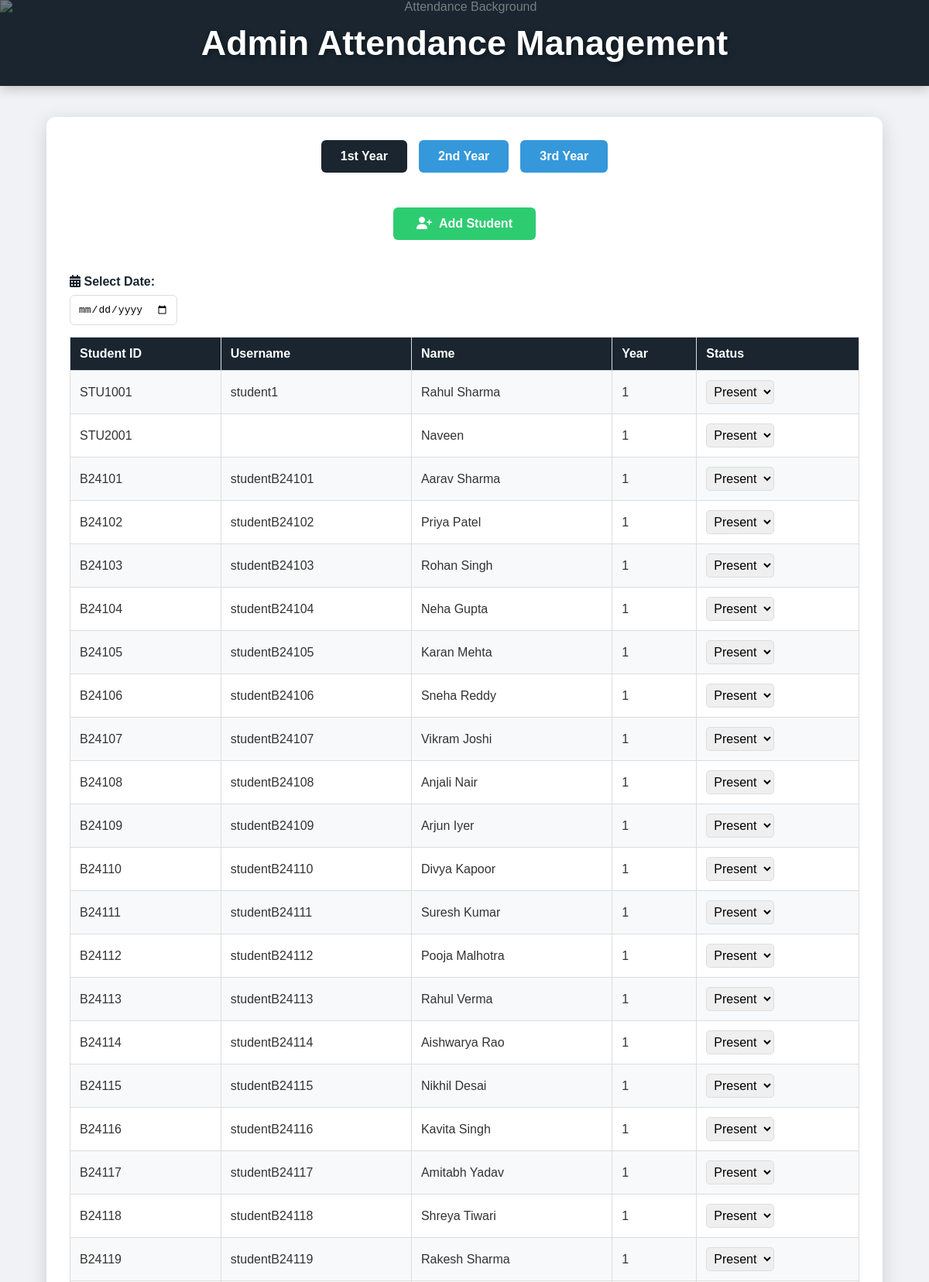
The page /HPoint/Attendance/admin_attendance.php (upper part) on the database its author committed.
### tables this page shows
CREATE TABLE `students` (
  `id` int(11) NOT NULL,
  `student_id` varchar(20) NOT NULL,
  `username` varchar(50) NOT NULL,
  `name` varchar(100) NOT NULL,
  `password` varchar(255) NOT NULL,
  `year` int(11) NOT NULL
);

### HPoint/Attendance/admin_attendance.php (the view, shortened to what this page needs)
<?php
$conn = new mysqli("localhost", "root", "", "student_admin_login");
$year_filter = isset($_GET['year']) ? intval($_GET['year']) : 1;
$sql = "SELECT student_id, username, name, year FROM students WHERE year = ?";
$stmt = $conn->prepare($sql);
$stmt->bind_param("i", $year_filter);
$stmt->execute();
$students = $stmt->get_result();
?>
<!DOCTYPE html>
<html lang="en">
<head>
    <link rel="stylesheet" href="https://cdnjs.cloudflare.com/ajax/libs/font-awesome/6.4.0/css/all.min.css">
</head>
<body>
<header>
    <img src="https://images.unsplash.com/photo-1600585154340-be6161a56a0c?ixlib=rb-4.0.3&auto=format&fit=crop&w=1350&q=80" alt="Attendance Background">
    <h2>Admin Attendance Management</h2>
</header>
<div class="container">
    <div class="btn-container">
        <button class="btn <?= $year_filter == 1 ? 'active' : '' ?>" onclick="filterYear(1)">1st Year</button>
        <button class="btn <?= $year_filter == 2 ? 'active' : '' ?>" onclick="filterYear(2)">2nd Year</button>
        <button class="btn <?= $year_filter == 3 ? 'active' : '' ?>" onclick="filterYear(3)">3rd Year</button>
    </div>
    <button class="add-student-btn" onclick="showStudentForm()"><i class="fas fa-user-plus"></i> Add Student</button>
    <form method="POST">
        <label><i class="fas fa-calendar-alt"></i> Select Date:</label>
        <input type="date" name="date" required>
        <table>
            <tr>
                <th>Student ID</th>
                <th>Username</th>
                <th>Name</th>
                <th>Year</th>
                <th>Status</th>
            </tr>
            <?php if ($students->num_rows > 0) { ?>
                <?php while ($row = $students->fetch_assoc()) { ?>
                    <tr>
                        <td><?= htmlspecialchars($row['student_id']); ?></td>
                        <td><?= htmlspecialchars($row['username']); ?></td>
                        <td><?= htmlspecialchars($row['name']); ?></td>
                        <td><?= htmlspecialchars($row['year']); ?></td>
                        <td>
                            <select name="attendance[<?= htmlspecialchars($row['student_id']); ?>]">
                                <option value="Present">Present</option>
                            </select>
                        </td>
                    </tr>
                <?php } ?>
            <?php } else { ?>
                <tr>
                    <td colspan="5" style="text-align: center; color: #e74c3c;">No students found for the selected year.</td>
                </tr>
            <?php } ?>
        </table>
    </form>
</div>
</body>
</html>

### HPoint/Attendance/admin_attendance.php (style rules this page uses)
body { font-family: 'Poppins', Arial, sans-serif; margin: 0; padding: 0; background-color: #f0f2f5; color: #333; display: flex; flex-direction: column; min-height: 100vh; }
header { background-color: #1a252f; color: white; text-align: center; padding: 30px 0; position: relative; overflow: hidden; box-shadow: 0 4px 15px rgba(0, 0, 0, 0.2); }
header img { width: 100%; height: 250px; object-fit: cover; opacity: 0.4; position: absolute; top: 0; left: 0; z-index: 0; transition: opacity 0.5s ease; }
header h2 { position: relative; z-index: 1; font-size: 2.8em; margin: 0; text-shadow: 2px 2px 6px rgba(0, 0, 0, 0.4); animation: fadeInDown 1s ease-out; }
.container { width: 85%; margin: 40px auto; background-color: white; padding: 30px; box-shadow: 0 6px 25px rgba(0, 0, 0, 0.15); border-radius: 12px; flex: 1; display: flex; flex-direction: column; gap: 25px; animation: fadeIn 1s ease-out; }
.btn-container { display: flex; justify-content: center; gap: 15px; flex-wrap: wrap; margin-bottom: 20px; animation: slideInLeft 1s ease-out; }
.btn { padding: 12px 25px; font-size: 16px; background-color: #3498db; color: white; border: none; border-radius: 6px; cursor: pointer; font-weight: 600; transition: background-color 0.3s ease, transform 0.3s ease; }
.btn.active { background-color: #1a252f; }
.add-student-btn { padding: 12px 30px; font-size: 16px; background-color: #2ecc71; color: white; border: none; border-radius: 6px; cursor: pointer; font-weight: 600; transition: background-color 0.3s ease, transform 0.3s ease; align-self: center; }
.add-student-btn i { margin-right: 5px; }
form { margin-top: 20px; }
form label { display: block; font-weight: 600; margin-bottom: 8px; color: #1a252f; }
form input[type="date"] { padding: 10px; font-size: 1em; border: 1px solid #ddd; border-radius: 6px; margin-bottom: 15px; }
table { width: 100%; border-collapse: collapse; background-color: #fff; animation: slideInUp 1s ease-out; }
table th, table td { border: 1px solid #ddd; padding: 12px; text-align: left; font-size: 1em; }
table th { background-color: #1a252f; color: white; font-weight: 600; }
table tr:nth-child(even) { background-color: #f8f9fa; }
table select { padding: 5px; font-size: 1em; border: 1px solid #ddd; border-radius: 5px; }

### rows shown on the page
students: student "STU1001", username "student1", name "Rahul Sharma", year "1", student "Present"
students: student "STU2001", name "Naveen", year "1", student "Present"
students: student "B24101", username "studentB24101", name "Aarav Sharma", year "1", student "Present"
students: student "B24102", username "studentB24102", name "Priya Patel", year "1", student "Present"
students: student "B24103", username "studentB24103", name "Rohan Singh", year "1", student "Present"
students: student "B24104", username "studentB24104", name "Neha Gupta", year "1", student "Present"
students: student "B24105", username "studentB24105", name "Karan Mehta", year "1", student "Present"
students: student "B24106", username "studentB24106", name "Sneha Reddy", year "1", student "Present"
students: student "B24107", username "studentB24107", name "Vikram Joshi", year "1", student "Present"
students: student "B24108", username "studentB24108", name "Anjali Nair", year "1", student "Present"
students: student "B24109", username "studentB24109", name "Arjun Iyer", year "1", student "Present"
students: student "B24110", username "studentB24110", name "Divya Kapoor", year "1", student "Present"
students: student "B24111", username "studentB24111", name "Suresh Kumar", year "1", student "Present"
students: student "B24112", username "studentB24112", name "Pooja Malhotra", year "1", student "Present"
students: student "B24113", username "studentB24113", name "Rahul Verma", year "1", student "Present"
students: student "B24114", username "studentB24114", name "Aishwarya Rao", year "1", student "Present"
students: student "B24115", username "studentB24115", name "Nikhil Desai", year "1", student "Present"
students: student "B24116", username "studentB24116", name "Kavita Singh", year "1", student "Present"
students: student "B24117", username "studentB24117", name "Amitabh Yadav", year "1", student "Present"
students: student "B24118", username "studentB24118", name "Shreya Tiwari", year "1", student "Present"
students: student "B24119", username "studentB24119", name "Rakesh Sharma", year "1", student "Present"
